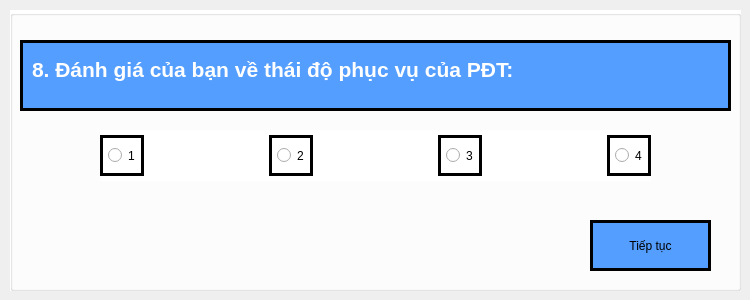
   <widget class="QWidget" name="page_7">
    <widget class="QGroupBox" name="groupBox_9">
     <property name="geometry">
      <rect>
       <x>10</x>
       <y>10</y>
       <width>731</width>
       <height>281</height>
      </rect>
     </property>
     <property name="styleSheet">
      <string notr="true">background-color: #ffffff;</string>
     </property>
     <property name="title">
      <string/>
     </property>
     <widget class="QTextBrowser" name="textBrowser_13">
      <property name="geometry">
       <rect>
        <x>10</x>
        <y>30</y>
        <width>711</width>
        <height>71</height>
       </rect>
      </property>
      <property name="styleSheet">
       <string notr="true">background-color: #549eff;
padding: 10px 5px;
border: 3px solid black;</string>
      </property>
      <property name="html">
       <string>&lt;!DOCTYPE HTML PUBLIC &quot;-//W3C//DTD HTML 4.0//EN&quot; &quot;http://www.w3.org/TR/REC-html40/strict.dtd&quot;&gt;
&lt;html&gt;&lt;head&gt;&lt;meta name=&quot;qrichtext&quot; content=&quot;1&quot; /&gt;&lt;style type=&quot;text/css&quot;&gt;
p, li { white-space: pre-wrap; }
&lt;/style&gt;&lt;/head&gt;&lt;body style=&quot; font-family:'PibotoLt'; font-size:8pt; font-weight:400; font-style:normal;&quot;&gt;
&lt;p style=&quot; margin-top:0px; margin-bottom:0px; margin-left:0px; margin-right:0px; -qt-block-indent:0; text-indent:0px;&quot;&gt;&lt;span style=&quot; font-size:16pt; font-weight:600; color:#ffffff;&quot;&gt;8. Đánh giá của bạn về thái độ phục vụ của PĐT:&lt;/span&gt;&lt;/p&gt;&lt;/body&gt;&lt;/html&gt;</string>
      </property>
     </widget>
     <widget class="QPushButton" name="next_4">
      <property name="geometry">
       <rect>
        <x>580</x>
        <y>210</y>
        <width>121</width>
        <height>51</height>
       </rect>
      </property>
      <property name="styleSheet">
       <string notr="true">background-color: #549eff;
font: 75 italic 12pt &quot;Sans&quot;;
padding: 10px 5px;
border: 3px solid black;
</string>
      </property>
      <property name="text">
       <string>Tiếp tục</string>
      </property>
     </widget>
     <widget class="QWidget" name="layoutWidget_8">
      <property name="geometry">
       <rect>
        <x>90</x>
        <y>120</y>
        <width>551</width>
        <height>51</height>
       </rect>
      </property>
      <layout class="QHBoxLayout" name="horizontalLayout_8">
       <item>
        <widget class="QRadioButton" name="ra1_9">
         <property name="styleSheet">
          <string notr="true">font: 75 italic 12pt &quot;Sans&quot;;
padding: 10px 5px;
border: 3px solid black;</string>
         </property>
         <property name="text">
          <string>1</string>
         </property>
        </widget>
       </item>
       <item>
        <spacer name="horizontalSpacer_22">
         <property name="orientation">
          <enum>Qt::Horizontal</enum>
         </property>
         <property name="sizeHint" stdset="0">
          <size>
           <width>40</width>
           <height>20</height>
          </size>
         </property>
        </spacer>
       </item>
       <item>
        <widget class="QRadioButton" name="ra1_10">
         <property name="styleSheet">
          <string notr="true">font: 75 italic 12pt &quot;Sans&quot;;
padding: 10px 5px;
border: 3px solid black;
</string>
         </property>
         <property name="text">
          <string>2</string>
         </property>
        </widget>
       </item>
       <item>
        <spacer name="horizontalSpacer_23">
         <property name="orientation">
          <enum>Qt::Horizontal</enum>
         </property>
         <property name="sizeHint" stdset="0">
          <size>
           <width>40</width>
           <height>20</height>
          </size>
         </property>
        </spacer>
       </item>
       <item>
        <widget class="QRadioButton" name="ra1_11">
         <property name="styleSheet">
          <string notr="true">font: 75 italic 12pt &quot;Sans&quot;;
padding: 10px 5px;
border: 3px solid black;
</string>
         </property>
         <property name="text">
          <string>3</string>
         </property>
        </widget>
       </item>
       <item>
        <spacer name="horizontalSpacer_24">
         <property name="orientation">
          <enum>Qt::Horizontal</enum>
         </property>
         <property name="sizeHint" stdset="0">
          <size>
           <width>40</width>
           <height>20</height>
          </size>
         </property>
        </spacer>
       </item>
       <item>
        <widget class="QRadioButton" name="ra1_12">
         <property name="styleSheet">
          <string notr="true">font: 75 italic 12pt &quot;Sans&quot;;
padding: 10px 5px;
border: 3px solid black;</string>
         </property>
         <property name="text">
          <string>4</string>
         </property>
        </widget>
       </item>
      </layout>
     </widget>
    </widget>
   </widget>
